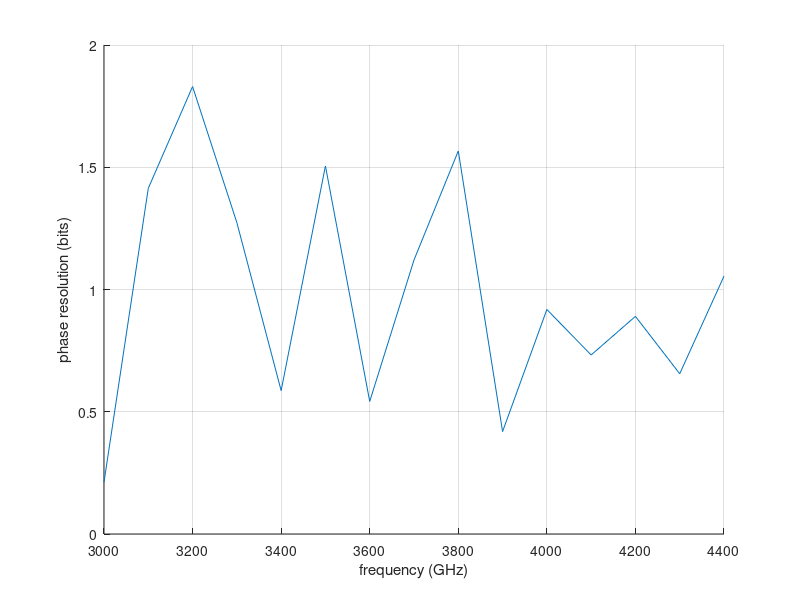
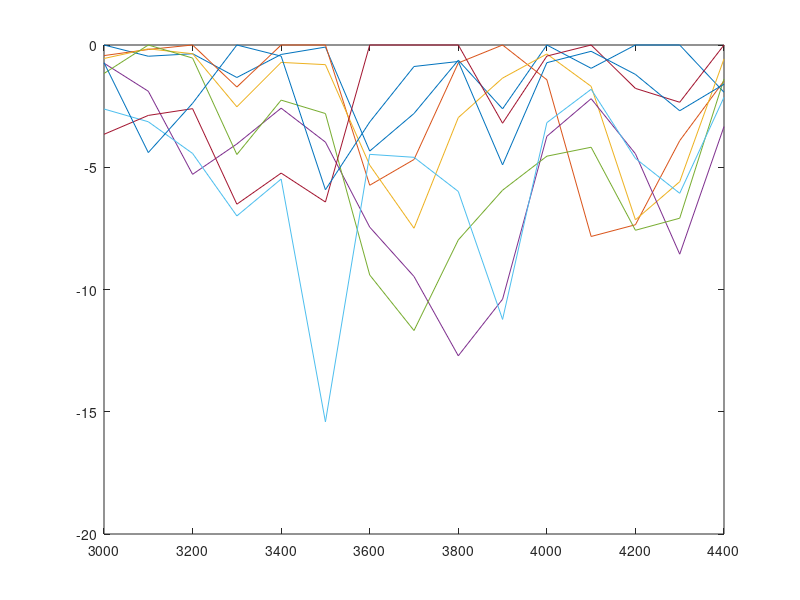

Write MATLAB code to recreate these figures, in order.
load phasedata3.dat
load magdata3.dat
freqs = phasedata3(:,1)
phases = phasedata3(:,2:end)



posi_phases = phases + (phases<0)*360
posi_phases(:,6) = 0 % Invalid due to FPGA error

sorted_phases = sort(posi_phases.').'

% norm_phases = sorted_phases - sorted_phases(:,1)
% 
% clf
% hold on
% for k = 1:72 
%     plot(norm_phases(k, :))
% 
% end

%PM = norm_phases
PM = sorted_phases
norm_phases = sorted_phases - sorted_phases(:,1)
PM = norm_phases

kappa = 0
FLL = min(freqs)
FUL = max(freqs)

for s = 1:7
    kappa = kappa + (PM(:,s+1) - PM(:,s)).^3;
end

kappa = kappa + (360 - (PM(:,8) - PM(:,1))).^3;

sigma = sqrt(kappa/(12*360));
Nbit = log2(360./(sqrt(12).*sigma));
figure(1);
hold on
plot(freqs, Nbit)
grid on
xlabel('frequency (GHz)')
ylabel('phase resolution (bits)')

%axis([FLL FUL 0 3])
mags = 10*log10(magdata3(:,2:end)) - 10*log10(max(magdata3(:,2:end).').')
figure(2)
clf
plot(freqs, mags)


